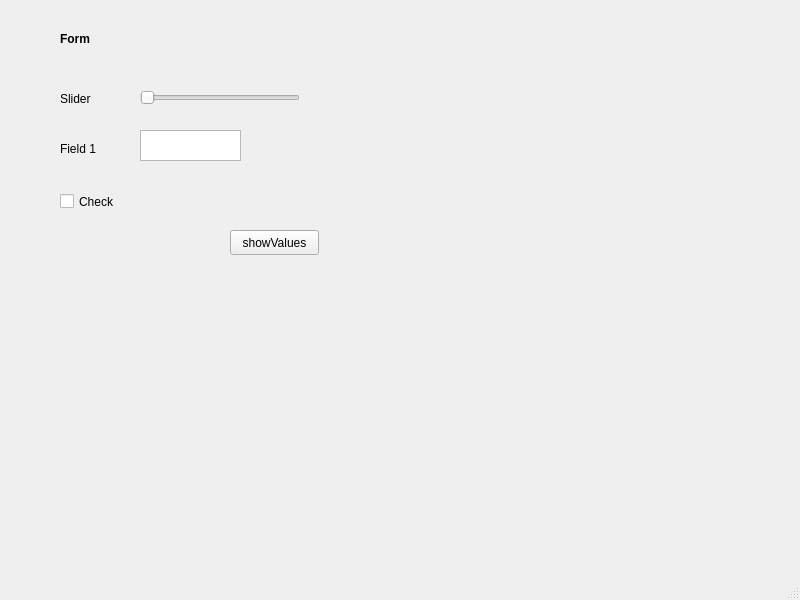
<?xml version="1.0" encoding="UTF-8"?>
<ui version="4.0">
 <class>MainWindow</class>
 <widget class="QMainWindow" name="MainWindow">
  <property name="geometry">
   <rect>
    <x>0</x>
    <y>0</y>
    <width>800</width>
    <height>600</height>
   </rect>
  </property>
  <property name="windowTitle">
   <string>MainWindow</string>
  </property>
  <widget class="QWidget" name="centralwidget">
   <widget class="QPushButton" name="pushButton">
    <property name="geometry">
     <rect>
      <x>230</x>
      <y>230</y>
      <width>89</width>
      <height>25</height>
     </rect>
    </property>
    <property name="text">
     <string>showValues</string>
    </property>
   </widget>
   <widget class="QLabel" name="label">
    <property name="geometry">
     <rect>
      <x>60</x>
      <y>30</y>
      <width>67</width>
      <height>17</height>
     </rect>
    </property>
    <property name="styleSheet">
     <string notr="true">font-weight: 800;</string>
    </property>
    <property name="text">
     <string>Form</string>
    </property>
   </widget>
   <widget class="QSlider" name="horizontalSlider">
    <property name="geometry">
     <rect>
      <x>140</x>
      <y>90</y>
      <width>160</width>
      <height>16</height>
     </rect>
    </property>
    <property name="orientation">
     <enum>Qt::Horizontal</enum>
    </property>
   </widget>
   <widget class="QCheckBox" name="checkBox">
    <property name="geometry">
     <rect>
      <x>60</x>
      <y>190</y>
      <width>92</width>
      <height>23</height>
     </rect>
    </property>
    <property name="text">
     <string>Check</string>
    </property>
   </widget>
   <widget class="QLabel" name="label_2">
    <property name="geometry">
     <rect>
      <x>60</x>
      <y>90</y>
      <width>67</width>
      <height>17</height>
     </rect>
    </property>
    <property name="text">
     <string>Slider</string>
    </property>
   </widget>
   <widget class="QTextEdit" name="textEdit">
    <property name="geometry">
     <rect>
      <x>140</x>
      <y>130</y>
      <width>101</width>
      <height>31</height>
     </rect>
    </property>
   </widget>
   <widget class="QLabel" name="label_3">
    <property name="geometry">
     <rect>
      <x>60</x>
      <y>140</y>
      <width>67</width>
      <height>17</height>
     </rect>
    </property>
    <property name="text">
     <string>Field 1</string>
    </property>
   </widget>
  </widget>
  <widget class="QMenuBar" name="menubar">
   <property name="geometry">
    <rect>
     <x>0</x>
     <y>0</y>
     <width>800</width>
     <height>22</height>
    </rect>
   </property>
  </widget>
  <widget class="QStatusBar" name="statusbar"/>
 </widget>
 <resources/>
 <connections/>
</ui>
